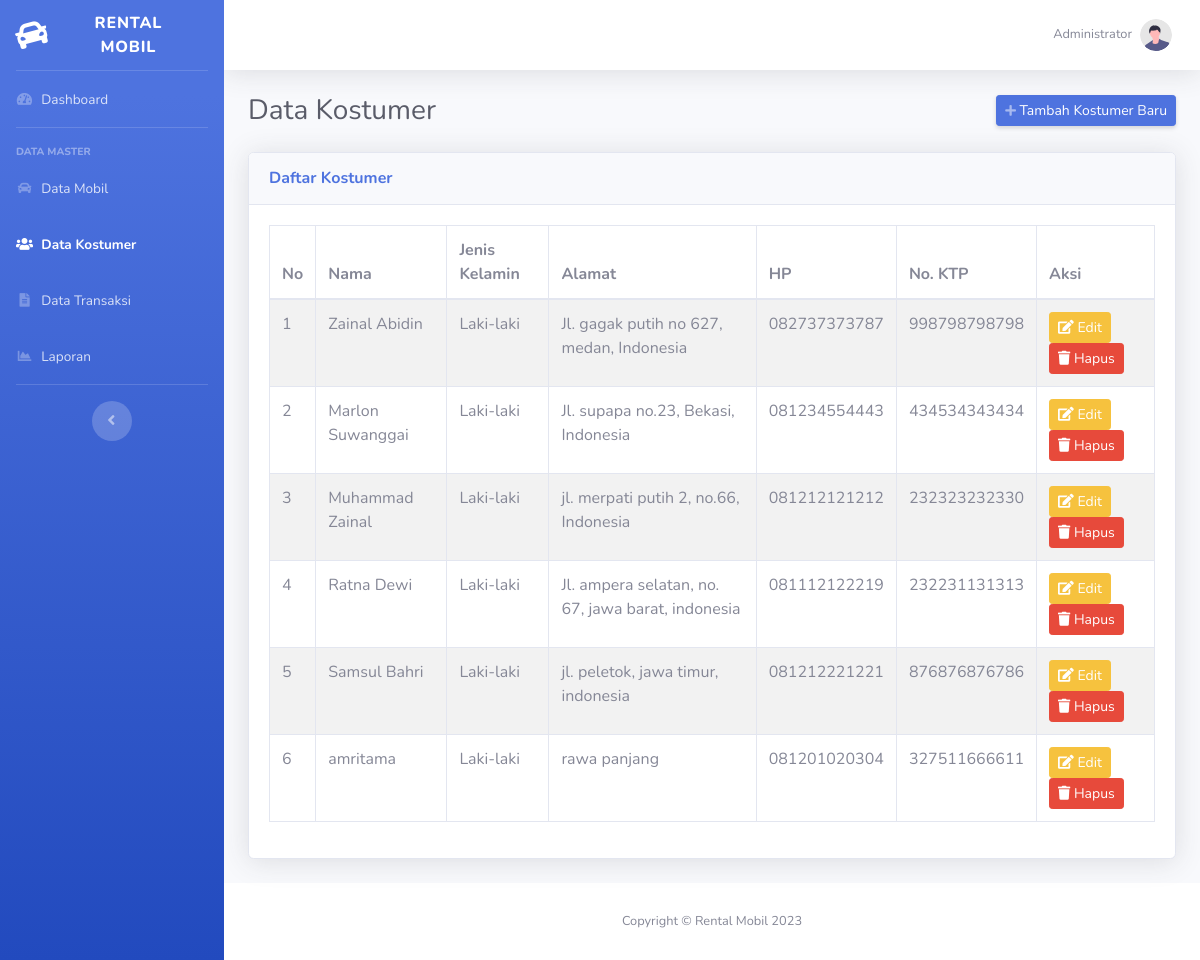
The app's page /index.php/admin/kostumer with its own data.
### tables this page shows
CREATE TABLE `kostumer` (
  `kostumer_id` int(11) NOT NULL,
  `kostumer_nama` varchar(100) DEFAULT NULL,
  `kostumer_alamat` text DEFAULT NULL,
  `kostumer_jk` varchar(10) DEFAULT NULL,
  `kostumer_hp` varchar(20) DEFAULT NULL,
  `kostumer_ktp` varchar(30) DEFAULT NULL
);

### application/controllers/Admin.php (called while the page is built, shortened)
<?php
class Admin extends CI_Controller {
    function __construct(){
        $this->load->model('m_rental');
        $this->load->helper('url');
        $this->load->library('form_validation');
    }
    function kostumer(){
        $data['kostumer'] = $this->m_rental->get_data('kostumer')->result();
        $this->load->view('admin/header');
        $this->load->view('admin/kostumer', $data);
        $this->load->view('admin/footer');
    }
}

### index.php (called while the page is built, shortened)
<?php
require_once BASEPATH.'core/CodeIgniter.php';

### application/models/M_rental.php (called while the page is built, shortened)
<?php
class M_rental extends CI_Model{
    function get_data($table){
        return $this->db->get($table);
    }
}

### application/views/admin/kostumer.php (the view)
<div class="d-sm-flex align-items-center justify-content-between mb-4">
    <h1 class="h3 mb-0 text-gray-800">Data Kostumer</h1>
    <a href="<?php echo base_url().'admin/kostumer_add'; ?>" class="d-none d-sm-inline-block btn btn-sm btn-primary shadow-sm">
        <i class="fas fa-plus fa-sm text-white-50"></i> Tambah Kostumer Baru
    </a>
</div>
<div class="card shadow mb-4">
    <div class="card-header py-3">
        <h6 class="m-0 font-weight-bold text-primary">Daftar Kostumer</h6>
    </div>
    <div class="card-body">
        <div class="table-responsive">
            <table class="table table-bordered table-striped table-hover" id="dataTable" width="100%" cellspacing="0">
                <thead>
                    <tr>
                        <th>No</th>
                        <th>Nama</th>
                        <th>Jenis Kelamin</th>
                        <th>Alamat</th>
                        <th>HP</th>
                        <th>No. KTP</th>
                        <th>Aksi</th>
                    </tr>
                </thead>
                <tbody>
                    <?php
                    $no = 1;
                    foreach($kostumer as $k){
                    ?>
                    <tr>
                        <td><?php echo $no++; ?></td>
                        <td><?php echo $k->kostumer_nama; ?></td>
                        <td><?php echo ($k->kostumer_jk == 'L') ? 'Laki-laki' : 'Perempuan'; ?></td>
                        <td><?php echo $k->kostumer_alamat; ?></td>
                        <td><?php echo $k->kostumer_hp; ?></td>
                        <td><?php echo $k->kostumer_ktp; ?></td>
                        <td>
                            <a class="btn btn-warning btn-sm" href="<?php echo base_url().'admin/kostumer_edit/'.$k->kostumer_id; ?>">
                                <i class="fas fa-edit"></i> Edit
                            </a>
                            <a class="btn btn-danger btn-sm" href="<?php echo base_url().'admin/kostumer_hapus/'.$k->kostumer_id; ?>">
                                <i class="fas fa-trash"></i> Hapus
                            </a>
                        </td>
                    </tr>
                    <?php
                    }
                    ?>
                </tbody>
            </table>
        </div>
    </div>
</div>

### records on screen
kostumer: kostumer_nama "Zainal Abidin", kostumer_jk "Laki-laki", kostumer_alamat "Jl. gagak putih no 627, medan, Indonesia", kostumer_hp "082737373787", kostumer_ktp "998798798798"
kostumer: kostumer_nama "Marlon Suwanggai", kostumer_jk "Laki-laki", kostumer_alamat "Jl. supapa no.23, Bekasi, Indonesia", kostumer_hp "081234554443", kostumer_ktp "434534343434"
kostumer: kostumer_nama "Muhammad Zainal", kostumer_jk "Laki-laki", kostumer_alamat "jl. merpati putih 2, no.66, Indonesia", kostumer_hp "081212121212", kostumer_ktp "232323232330"
kostumer: kostumer_nama "Ratna Dewi", kostumer_jk "Laki-laki", kostumer_alamat "Jl. ampera selatan, no. 67, jawa barat, indonesia", kostumer_hp "081112122219", kostumer_ktp "232231131313"
kostumer: kostumer_nama "Samsul Bahri", kostumer_jk "Laki-laki", kostumer_alamat "jl. peletok, jawa timur, indonesia", kostumer_hp "081212221221", kostumer_ktp "876876876786"
kostumer: kostumer_nama "amritama", kostumer_jk "Laki-laki", kostumer_alamat "rawa panjang", kostumer_hp "081201020304", kostumer_ktp "327511666611"
